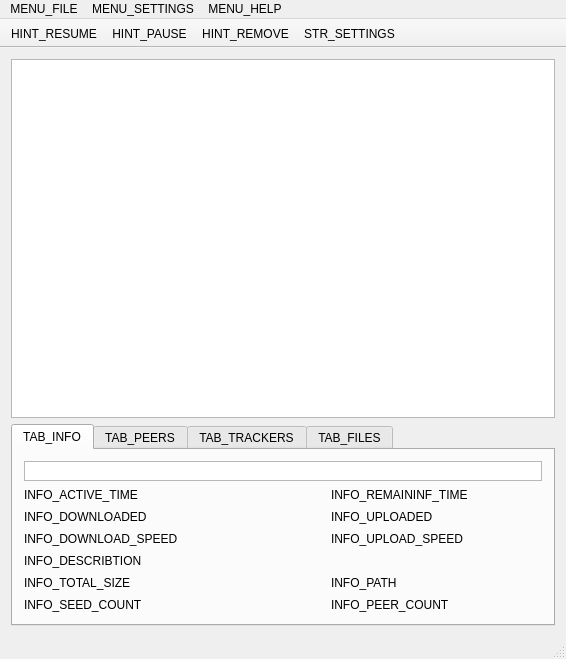
<?xml version="1.0" encoding="UTF-8"?>
<ui version="4.0">
 <class>CuteTorrentClass</class>
 <widget class="QMainWindow" name="CuteTorrentClass">
  <property name="geometry">
   <rect>
    <x>0</x>
    <y>0</y>
    <width>566</width>
    <height>659</height>
   </rect>
  </property>
  <property name="sizePolicy">
   <sizepolicy hsizetype="Fixed" vsizetype="Fixed">
    <horstretch>0</horstretch>
    <verstretch>0</verstretch>
   </sizepolicy>
  </property>
  <property name="contextMenuPolicy">
   <enum>Qt::NoContextMenu</enum>
  </property>
  <property name="acceptDrops">
   <bool>true</bool>
  </property>
  <property name="windowTitle">
   <string>СuteTorrent</string>
  </property>
  <property name="windowIcon">
   <iconset resource="ltorrent.qrc">
    <normaloff>:/icons/app.ico</normaloff>:/icons/app.ico</iconset>
  </property>
  <property name="layoutDirection">
   <enum>Qt::LeftToRight</enum>
  </property>
  <widget class="QWidget" name="centralWidget">
   <property name="sizePolicy">
    <sizepolicy hsizetype="Expanding" vsizetype="Expanding">
     <horstretch>0</horstretch>
     <verstretch>0</verstretch>
    </sizepolicy>
   </property>
   <layout class="QGridLayout" name="gridLayout_3">
    <property name="sizeConstraint">
     <enum>QLayout::SetDefaultConstraint</enum>
    </property>
    <item row="0" column="0">
     <widget class="QListView" name="listView">
      <property name="autoFillBackground">
       <bool>true</bool>
      </property>
     </widget>
    </item>
    <item row="1" column="0">
     <widget class="QTabWidget" name="tabWidget">
      <property name="sizePolicy">
       <sizepolicy hsizetype="Expanding" vsizetype="Fixed">
        <horstretch>0</horstretch>
        <verstretch>0</verstretch>
       </sizepolicy>
      </property>
      <property name="tabPosition">
       <enum>QTabWidget::North</enum>
      </property>
      <property name="currentIndex">
       <number>0</number>
      </property>
      <property name="elideMode">
       <enum>Qt::ElideMiddle</enum>
      </property>
      <widget class="QWidget" name="tab">
       <attribute name="title">
        <string>TAB_INFO</string>
       </attribute>
       <layout class="QGridLayout" name="gridLayout_4">
        <item row="2" column="0">
         <widget class="QLabel" name="label">
          <property name="text">
           <string>INFO_ACTIVE_TIME</string>
          </property>
         </widget>
        </item>
        <item row="1" column="0" colspan="5">
         <widget class="QGraphicsView" name="piceDwonloadedView">
          <property name="maximumSize">
           <size>
            <width>16777215</width>
            <height>20</height>
           </size>
          </property>
          <property name="verticalScrollBarPolicy">
           <enum>Qt::ScrollBarAlwaysOff</enum>
          </property>
          <property name="horizontalScrollBarPolicy">
           <enum>Qt::ScrollBarAlwaysOff</enum>
          </property>
          <property name="alignment">
           <set>Qt::AlignLeading|Qt::AlignLeft|Qt::AlignTop</set>
          </property>
          <property name="optimizationFlags">
           <set>QGraphicsView::DontAdjustForAntialiasing|QGraphicsView::DontClipPainter|QGraphicsView::DontSavePainterState</set>
          </property>
         </widget>
        </item>
        <item row="4" column="1" colspan="2">
         <widget class="QLabel" name="downloadSpeedLabel">
          <property name="text">
           <string/>
          </property>
         </widget>
        </item>
        <item row="3" column="4">
         <widget class="QLabel" name="uploadedBytesLabel">
          <property name="text">
           <string/>
          </property>
         </widget>
        </item>
        <item row="2" column="1" colspan="2">
         <widget class="QLabel" name="activetimeLabel">
          <property name="text">
           <string/>
          </property>
         </widget>
        </item>
        <item row="4" column="4">
         <widget class="QLabel" name="uploadSpeedLabel">
          <property name="text">
           <string/>
          </property>
         </widget>
        </item>
        <item row="8" column="0">
         <widget class="QLabel" name="label_10">
          <property name="text">
           <string>INFO_SEED_COUNT</string>
          </property>
         </widget>
        </item>
        <item row="8" column="3">
         <widget class="QLabel" name="label_11">
          <property name="text">
           <string>INFO_PEER_COUNT</string>
          </property>
         </widget>
        </item>
        <item row="8" column="4">
         <widget class="QLabel" name="peerCoutLabel">
          <property name="text">
           <string/>
          </property>
         </widget>
        </item>
        <item row="4" column="3">
         <widget class="QLabel" name="label_9">
          <property name="text">
           <string>INFO_UPLOAD_SPEED</string>
          </property>
         </widget>
        </item>
        <item row="3" column="0">
         <widget class="QLabel" name="label_2">
          <property name="text">
           <string>INFO_DOWNLOADED</string>
          </property>
         </widget>
        </item>
        <item row="4" column="0">
         <widget class="QLabel" name="label_3">
          <property name="text">
           <string>INFO_DOWNLOAD_SPEED</string>
          </property>
         </widget>
        </item>
        <item row="2" column="3">
         <widget class="QLabel" name="label_7">
          <property name="text">
           <string>INFO_REMAININF_TIME</string>
          </property>
         </widget>
        </item>
        <item row="2" column="4">
         <widget class="QLabel" name="timeleftLabel">
          <property name="text">
           <string/>
          </property>
         </widget>
        </item>
        <item row="7" column="0">
         <widget class="QLabel" name="label_5">
          <property name="text">
           <string>INFO_TOTAL_SIZE</string>
          </property>
         </widget>
        </item>
        <item row="8" column="1" colspan="2">
         <widget class="QLabel" name="seedCoutLabel">
          <property name="text">
           <string/>
          </property>
         </widget>
        </item>
        <item row="3" column="1" colspan="2">
         <widget class="QLabel" name="downloadedBytesLabel">
          <property name="text">
           <string/>
          </property>
         </widget>
        </item>
        <item row="7" column="1" colspan="2">
         <widget class="QLabel" name="totalSizeLabel">
          <property name="text">
           <string/>
          </property>
         </widget>
        </item>
        <item row="3" column="3">
         <widget class="QLabel" name="label_8">
          <property name="text">
           <string>INFO_UPLOADED</string>
          </property>
         </widget>
        </item>
        <item row="5" column="0">
         <widget class="QLabel" name="label_6">
          <property name="text">
           <string>INFO_DESCRIBTION</string>
          </property>
         </widget>
        </item>
        <item row="5" column="1" colspan="4">
         <widget class="QLabel" name="describtionLabel">
          <property name="contextMenuPolicy">
           <enum>Qt::ActionsContextMenu</enum>
          </property>
          <property name="text">
           <string/>
          </property>
         </widget>
        </item>
        <item row="7" column="3">
         <widget class="QLabel" name="label_4">
          <property name="text">
           <string>INFO_PATH</string>
          </property>
         </widget>
        </item>
        <item row="7" column="4">
         <widget class="QLabel" name="pathLabel">
          <property name="text">
           <string/>
          </property>
         </widget>
        </item>
       </layout>
      </widget>
      <widget class="QWidget" name="tab_3">
       <attribute name="title">
        <string>TAB_PEERS</string>
       </attribute>
       <layout class="QGridLayout" name="gridLayout_2">
        <item row="0" column="0">
         <widget class="QTableWidget" name="peerTableWidget">
          <property name="minimumSize">
           <size>
            <width>0</width>
            <height>10</height>
           </size>
          </property>
          <property name="maximumSize">
           <size>
            <width>16777215</width>
            <height>150</height>
           </size>
          </property>
          <property name="editTriggers">
           <set>QAbstractItemView::NoEditTriggers</set>
          </property>
          <property name="gridStyle">
           <enum>Qt::NoPen</enum>
          </property>
          <property name="sortingEnabled">
           <bool>true</bool>
          </property>
          <attribute name="horizontalHeaderCascadingSectionResizes">
           <bool>true</bool>
          </attribute>
          <attribute name="horizontalHeaderShowSortIndicator" stdset="0">
           <bool>true</bool>
          </attribute>
          <attribute name="horizontalHeaderStretchLastSection">
           <bool>true</bool>
          </attribute>
          <column>
           <property name="text">
            <string>PEER_IP</string>
           </property>
          </column>
          <column>
           <property name="text">
            <string>PEER_CLIENT_NAME</string>
           </property>
          </column>
          <column>
           <property name="text">
            <string>PEER_%</string>
           </property>
          </column>
          <column>
           <property name="text">
            <string>PEER_DOWNLOAD_SPEED</string>
           </property>
          </column>
          <column>
           <property name="text">
            <string>PEER_UPLOAD_SPEED</string>
           </property>
          </column>
          <column>
           <property name="text">
            <string>PEER_DOWNLOADED</string>
           </property>
          </column>
          <column>
           <property name="text">
            <string>PEER_UPLOADED</string>
           </property>
          </column>
         </widget>
        </item>
       </layout>
      </widget>
      <widget class="QWidget" name="tab_2">
       <attribute name="title">
        <string>TAB_TRACKERS</string>
       </attribute>
       <layout class="QGridLayout" name="gridLayout">
        <item row="0" column="0">
         <widget class="QTableWidget" name="trackerTableWidget">
          <property name="maximumSize">
           <size>
            <width>16777215</width>
            <height>150</height>
           </size>
          </property>
          <property name="layoutDirection">
           <enum>Qt::LeftToRight</enum>
          </property>
          <property name="editTriggers">
           <set>QAbstractItemView::NoEditTriggers</set>
          </property>
          <property name="gridStyle">
           <enum>Qt::NoPen</enum>
          </property>
          <property name="sortingEnabled">
           <bool>true</bool>
          </property>
          <attribute name="horizontalHeaderCascadingSectionResizes">
           <bool>true</bool>
          </attribute>
          <attribute name="horizontalHeaderDefaultSectionSize">
           <number>120</number>
          </attribute>
          <attribute name="horizontalHeaderShowSortIndicator" stdset="0">
           <bool>true</bool>
          </attribute>
          <attribute name="horizontalHeaderStretchLastSection">
           <bool>true</bool>
          </attribute>
          <column>
           <property name="text">
            <string>TRACKER_URL</string>
           </property>
          </column>
          <column>
           <property name="text">
            <string>TRACKER_STATUS</string>
           </property>
          </column>
          <column>
           <property name="text">
            <string>TRACKER_NEXT_ANNOUNCE</string>
           </property>
          </column>
         </widget>
        </item>
       </layout>
      </widget>
      <widget class="QWidget" name="tab_4">
       <attribute name="title">
        <string>TAB_FILES</string>
       </attribute>
       <layout class="QGridLayout" name="gridLayout_5">
        <item row="0" column="0">
         <widget class="QTableWidget" name="fileTableWidget">
          <property name="maximumSize">
           <size>
            <width>16777215</width>
            <height>150</height>
           </size>
          </property>
          <property name="contextMenuPolicy">
           <enum>Qt::CustomContextMenu</enum>
          </property>
          <property name="editTriggers">
           <set>QAbstractItemView::NoEditTriggers</set>
          </property>
          <property name="gridStyle">
           <enum>Qt::NoPen</enum>
          </property>
          <property name="sortingEnabled">
           <bool>true</bool>
          </property>
          <attribute name="horizontalHeaderCascadingSectionResizes">
           <bool>true</bool>
          </attribute>
          <attribute name="horizontalHeaderMinimumSectionSize">
           <number>27</number>
          </attribute>
          <attribute name="horizontalHeaderShowSortIndicator" stdset="0">
           <bool>true</bool>
          </attribute>
          <attribute name="horizontalHeaderStretchLastSection">
           <bool>true</bool>
          </attribute>
          <attribute name="verticalHeaderVisible">
           <bool>false</bool>
          </attribute>
          <column>
           <property name="text">
            <string>FILES_PATH</string>
           </property>
          </column>
          <column>
           <property name="text">
            <string>FILES_SIZE</string>
           </property>
          </column>
          <column>
           <property name="text">
            <string>FILES_READY</string>
           </property>
          </column>
          <column>
           <property name="text">
            <string>FILES_PRIORITY</string>
           </property>
          </column>
         </widget>
        </item>
       </layout>
      </widget>
     </widget>
    </item>
   </layout>
  </widget>
  <widget class="QMenuBar" name="menuBar">
   <property name="enabled">
    <bool>true</bool>
   </property>
   <property name="geometry">
    <rect>
     <x>0</x>
     <y>0</y>
     <width>566</width>
     <height>21</height>
    </rect>
   </property>
   <property name="minimumSize">
    <size>
     <width>0</width>
     <height>0</height>
    </size>
   </property>
   <property name="nativeMenuBar">
    <bool>false</bool>
   </property>
   <widget class="QMenu" name="menu">
    <property name="title">
     <string>MENU_FILE</string>
    </property>
    <addaction name="actionOpenTorrent"/>
    <addaction name="action_magnet"/>
    <addaction name="separator"/>
    <addaction name="actionCreateTorrent"/>
    <addaction name="separator"/>
    <addaction name="actionExit"/>
   </widget>
   <widget class="QMenu" name="menu_2">
    <property name="title">
     <string>MENU_SETTINGS</string>
    </property>
    <addaction name="actionSettings"/>
   </widget>
   <widget class="QMenu" name="menu_CuteTorrent">
    <property name="title">
     <string>MENU_HELP</string>
    </property>
    <addaction name="actionAboutCuteTorrent"/>
    <addaction name="actionCheckUpdate"/>
   </widget>
   <addaction name="menu"/>
   <addaction name="menu_2"/>
   <addaction name="menu_CuteTorrent"/>
  </widget>
  <widget class="QStatusBar" name="mystatusBar"/>
  <widget class="QToolBar" name="toolBar">
   <property name="contextMenuPolicy">
    <enum>Qt::NoContextMenu</enum>
   </property>
   <property name="windowTitle">
    <string>toolBar</string>
   </property>
   <property name="movable">
    <bool>false</bool>
   </property>
   <property name="floatable">
    <bool>true</bool>
   </property>
   <attribute name="toolBarArea">
    <enum>TopToolBarArea</enum>
   </attribute>
   <attribute name="toolBarBreak">
    <bool>false</bool>
   </attribute>
   <addaction name="actionStart"/>
   <addaction name="actionPause"/>
   <addaction name="actionRemove"/>
   <addaction name="actionSettings_2"/>
  </widget>
  <action name="actionOpenTorrent">
   <property name="icon">
    <iconset resource="ltorrent.qrc">
     <normaloff>:/MenuIcons/addTorrent.ico</normaloff>:/MenuIcons/addTorrent.ico</iconset>
   </property>
   <property name="text">
    <string>MENU_OPEN_TORRENT</string>
   </property>
   <property name="shortcut">
    <string>Ctrl+O</string>
   </property>
   <property name="shortcutContext">
    <enum>Qt::WindowShortcut</enum>
   </property>
   <property name="softKeyRole">
    <enum>QAction::NoSoftKey</enum>
   </property>
  </action>
  <action name="action_magnet">
   <property name="icon">
    <iconset resource="ltorrent.qrc">
     <normaloff>:/MenuIcons/addUrl.ico</normaloff>:/MenuIcons/addUrl.ico</iconset>
   </property>
   <property name="text">
    <string>MENU_OPEN_MAGNET</string>
   </property>
   <property name="shortcut">
    <string>Ctrl+M</string>
   </property>
  </action>
  <action name="actionCreateTorrent">
   <property name="icon">
    <iconset resource="ltorrent.qrc">
     <normaloff>:/MenuIcons/createTorrent.ico</normaloff>:/MenuIcons/createTorrent.ico</iconset>
   </property>
   <property name="text">
    <string>MENU_CREATE_TORRENT</string>
   </property>
   <property name="shortcut">
    <string>Ctrl+C</string>
   </property>
  </action>
  <action name="actionExit">
   <property name="icon">
    <iconset resource="ltorrent.qrc">
     <normaloff>:/MenuIcons/quit.ico</normaloff>:/MenuIcons/quit.ico</iconset>
   </property>
   <property name="text">
    <string>MENU_EXIT</string>
   </property>
   <property name="shortcut">
    <string>Alt+X</string>
   </property>
   <property name="menuRole">
    <enum>QAction::QuitRole</enum>
   </property>
  </action>
  <action name="actionSettings">
   <property name="icon">
    <iconset resource="ltorrent.qrc">
     <normaloff>:/MenuIcons/preferencies.ico</normaloff>:/MenuIcons/preferencies.ico</iconset>
   </property>
   <property name="text">
    <string>MENU_CONFIGURATION</string>
   </property>
   <property name="shortcut">
    <string>Ctrl+S</string>
   </property>
   <property name="menuRole">
    <enum>QAction::PreferencesRole</enum>
   </property>
  </action>
  <action name="actionPause">
   <property name="icon">
    <iconset resource="ltorrent.qrc">
     <normaloff>:/icons/pause.ico</normaloff>:/icons/pause.ico</iconset>
   </property>
   <property name="text">
    <string>STR_PAUSE</string>
   </property>
   <property name="iconText">
    <string>HINT_PAUSE</string>
   </property>
  </action>
  <action name="actionStart">
   <property name="icon">
    <iconset resource="ltorrent.qrc">
     <normaloff>:/icons/start.ico</normaloff>:/icons/start.ico</iconset>
   </property>
   <property name="text">
    <string>STR_START</string>
   </property>
   <property name="iconText">
    <string>HINT_RESUME</string>
   </property>
  </action>
  <action name="actionRemove">
   <property name="icon">
    <iconset resource="ltorrent.qrc">
     <normaloff>:/icons/remove.ico</normaloff>:/icons/remove.ico</iconset>
   </property>
   <property name="text">
    <string>STR_REMOVE</string>
   </property>
   <property name="iconText">
    <string>HINT_REMOVE</string>
   </property>
   <property name="toolTip">
    <string>STR_REMOVE</string>
   </property>
  </action>
  <action name="actionAboutCuteTorrent">
   <property name="icon">
    <iconset resource="ltorrent.qrc">
     <normaloff>:/MenuIcons/about.ico</normaloff>:/MenuIcons/about.ico</iconset>
   </property>
   <property name="text">
    <string>MENU_ABAUT</string>
   </property>
   <property name="shortcut">
    <string>F1</string>
   </property>
   <property name="menuRole">
    <enum>QAction::AboutRole</enum>
   </property>
  </action>
  <action name="actionCheckUpdate">
   <property name="icon">
    <iconset resource="ltorrent.qrc">
     <normaloff>:/MenuIcons/checkUpdates.ico</normaloff>:/MenuIcons/checkUpdates.ico</iconset>
   </property>
   <property name="text">
    <string>MENU_CHECK_UPDATES</string>
   </property>
   <property name="shortcut">
    <string>Ctrl+U</string>
   </property>
  </action>
  <action name="actionSettings_2">
   <property name="icon">
    <iconset resource="ltorrent.qrc">
     <normaloff>:/icons/settings.ico</normaloff>:/icons/settings.ico</iconset>
   </property>
   <property name="text">
    <string>STR_SETTINGS</string>
   </property>
  </action>
 </widget>
 <layoutdefault spacing="6" margin="11"/>
 <tabstops>
  <tabstop>tabWidget</tabstop>
  <tabstop>listView</tabstop>
 </tabstops>
 <resources>
  <include location="ltorrent.qrc"/>
 </resources>
 <connections>
  <connection>
   <sender>actionCreateTorrent</sender>
   <signal>triggered()</signal>
   <receiver>CuteTorrentClass</receiver>
   <slot>ShowCreateTorrentDialog()</slot>
   <hints>
    <hint type="sourcelabel">
     <x>-1</x>
     <y>-1</y>
    </hint>
    <hint type="destinationlabel">
     <x>96</x>
     <y>284</y>
    </hint>
   </hints>
  </connection>
  <connection>
   <sender>actionOpenTorrent</sender>
   <signal>triggered()</signal>
   <receiver>CuteTorrentClass</receiver>
   <slot>ShowOpenTorrentDialog()</slot>
   <hints>
    <hint type="sourcelabel">
     <x>-1</x>
     <y>-1</y>
    </hint>
    <hint type="destinationlabel">
     <x>497</x>
     <y>212</y>
    </hint>
   </hints>
  </connection>
  <connection>
   <sender>actionStart</sender>
   <signal>triggered()</signal>
   <receiver>CuteTorrentClass</receiver>
   <slot>ResumeSelected()</slot>
   <hints>
    <hint type="sourcelabel">
     <x>-1</x>
     <y>-1</y>
    </hint>
    <hint type="destinationlabel">
     <x>319</x>
     <y>322</y>
    </hint>
   </hints>
  </connection>
  <connection>
   <sender>actionPause</sender>
   <signal>triggered()</signal>
   <receiver>CuteTorrentClass</receiver>
   <slot>PauseSelected()</slot>
   <hints>
    <hint type="sourcelabel">
     <x>-1</x>
     <y>-1</y>
    </hint>
    <hint type="destinationlabel">
     <x>319</x>
     <y>322</y>
    </hint>
   </hints>
  </connection>
  <connection>
   <sender>actionRemove</sender>
   <signal>triggered()</signal>
   <receiver>CuteTorrentClass</receiver>
   <slot>DeleteSelected()</slot>
   <hints>
    <hint type="sourcelabel">
     <x>-1</x>
     <y>-1</y>
    </hint>
    <hint type="destinationlabel">
     <x>319</x>
     <y>322</y>
    </hint>
   </hints>
  </connection>
  <connection>
   <sender>actionSettings</sender>
   <signal>triggered()</signal>
   <receiver>CuteTorrentClass</receiver>
   <slot>OpenSettingsDialog()</slot>
   <hints>
    <hint type="sourcelabel">
     <x>-1</x>
     <y>-1</y>
    </hint>
    <hint type="destinationlabel">
     <x>282</x>
     <y>329</y>
    </hint>
   </hints>
  </connection>
  <connection>
   <sender>actionCheckUpdate</sender>
   <signal>triggered()</signal>
   <receiver>CuteTorrentClass</receiver>
   <slot>checkForUpdates()</slot>
   <hints>
    <hint type="sourcelabel">
     <x>-1</x>
     <y>-1</y>
    </hint>
    <hint type="destinationlabel">
     <x>282</x>
     <y>329</y>
    </hint>
   </hints>
  </connection>
  <connection>
   <sender>actionAboutCuteTorrent</sender>
   <signal>triggered()</signal>
   <receiver>CuteTorrentClass</receiver>
   <slot>ShowAbout()</slot>
   <hints>
    <hint type="sourcelabel">
     <x>-1</x>
     <y>-1</y>
    </hint>
    <hint type="destinationlabel">
     <x>282</x>
     <y>329</y>
    </hint>
   </hints>
  </connection>
  <connection>
   <sender>action_magnet</sender>
   <signal>triggered()</signal>
   <receiver>CuteTorrentClass</receiver>
   <slot>ProcessMagnet()</slot>
   <hints>
    <hint type="sourcelabel">
     <x>-1</x>
     <y>-1</y>
    </hint>
    <hint type="destinationlabel">
     <x>282</x>
     <y>329</y>
    </hint>
   </hints>
  </connection>
  <connection>
   <sender>actionSettings_2</sender>
   <signal>triggered()</signal>
   <receiver>CuteTorrentClass</receiver>
   <slot>OpenSettingsDialog()</slot>
   <hints>
    <hint type="sourcelabel">
     <x>-1</x>
     <y>-1</y>
    </hint>
    <hint type="destinationlabel">
     <x>282</x>
     <y>329</y>
    </hint>
   </hints>
  </connection>
 </connections>
 <slots>
  <signal>FillTorrentDetails(Torrent*)</signal>
  <slot>ShowCreateTorrentDialog()</slot>
  <slot>ShowOpenTorrentDialog()</slot>
  <slot>PauseSelected()</slot>
  <slot>ResumeSelected()</slot>
  <slot>DeleteSelected()</slot>
  <slot>OpenSettingsDialog()</slot>
  <slot>checkForUpdates()</slot>
  <slot>ShowAbaut()</slot>
  <slot>ProcessMagnet()</slot>
  <slot>copyDiscribtion()</slot>
  <slot>StopSelected()</slot>
 </slots>
</ui>
